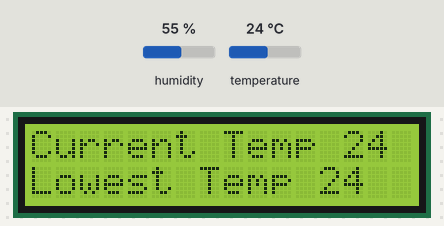
This sketch was run on a simulated Arduino Uno, built with avr-gcc and run on an emulated ATmega328P. Shown: 16×2 character LCD. Inputs (shaded band) come from the test bench; at power-on: temperature 24 °C, humidity 55 %. What the sketch prints to the serial monitor is not drawn.

Above: at 3.6 s.
3.7 s: temperature set to 12 °C
At 6.3 s:
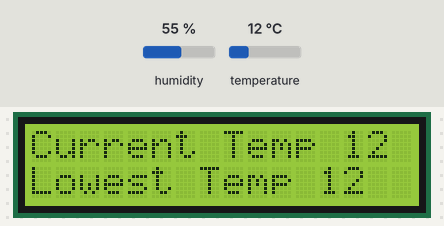
8.2 s: temperature set to 19 °C
At 9.9 s:
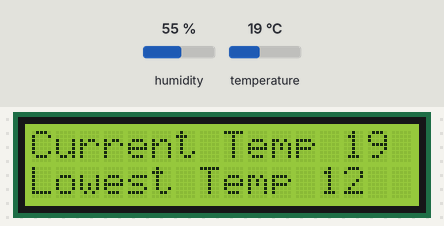
12.7 s: temperature set to 28 °C
At 15.7 s:
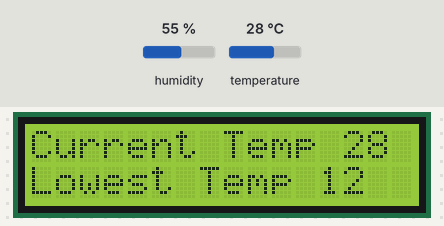
Timing chart, 0 to 17.2 s (numbered marks = the images above; inputs shaded):
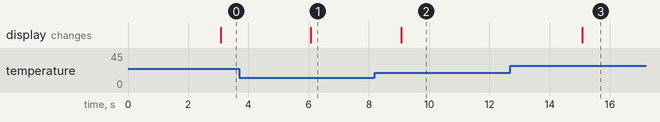

Measured:
- after the input at 3.7 s, the display: changes after 2.4 s (image 1)
- after the input at 8.2 s, the display: changes after 0.87 s (image 2)
- after the input at 12.7 s, the display: changes after 2.4 s (image 3)

The sketch:

LCD_Thermo.ino
```cpp
// include the library code:
#include <LiquidCrystal.h>
#include <dht_nonblocking.h>
#define DHT_SENSOR_TYPE DHT_TYPE_11

// initialize the library with the numbers of the interface pins
LiquidCrystal lcd(7, 8, 9, 10, 11, 12);
static const int DHT_SENSOR_PIN = 2;
DHT_nonblocking dht_sensor( DHT_SENSOR_PIN, DHT_SENSOR_TYPE );
int lowestTemp;

void setup() {
  Serial.begin( 9600);
  SetupLCD();
  lowestTemp = 100;
}

void SetupLCD() {
  // set up the LCD's number of columns and rows:
  lcd.begin(16, 2);
  // Print a message to the LCD.
  lcd.print("Hello, World !!!");
}

void loop() {
  PrintCurrentTemp();
}

static bool measure_environment( float *temperature, float *humidity )
{
  static unsigned long measurement_timestamp = millis( );

  /* Measure once every four seconds. */
  if ( millis( ) - measurement_timestamp > 3000ul )
  {
    if ( dht_sensor.measure( temperature, humidity ) == true )
    {
      measurement_timestamp = millis( );
      return ( true );
    }
  }
  return ( false );
}

void PrintCurrentTemp() {
  float temperature;
  float humidity;

  /* Measure temperature and humidity.  If the functions returns
     true, then a measurement is available. */
  if ( measure_environment( &temperature, &humidity ) == true )
  {
    lcd.clear();
    lcd.setCursor(0, 0);
    lcd.print("Current Temp ");
    lcd.print(temperature, 0);

    if (temperature < lowestTemp) {
      lowestTemp = temperature;
    }

    lcd.setCursor(0, 1);
    lcd.print("Lowest Temp ");
    lcd.print(lowestTemp);

    Serial.print(temperature);
  }
}
```
